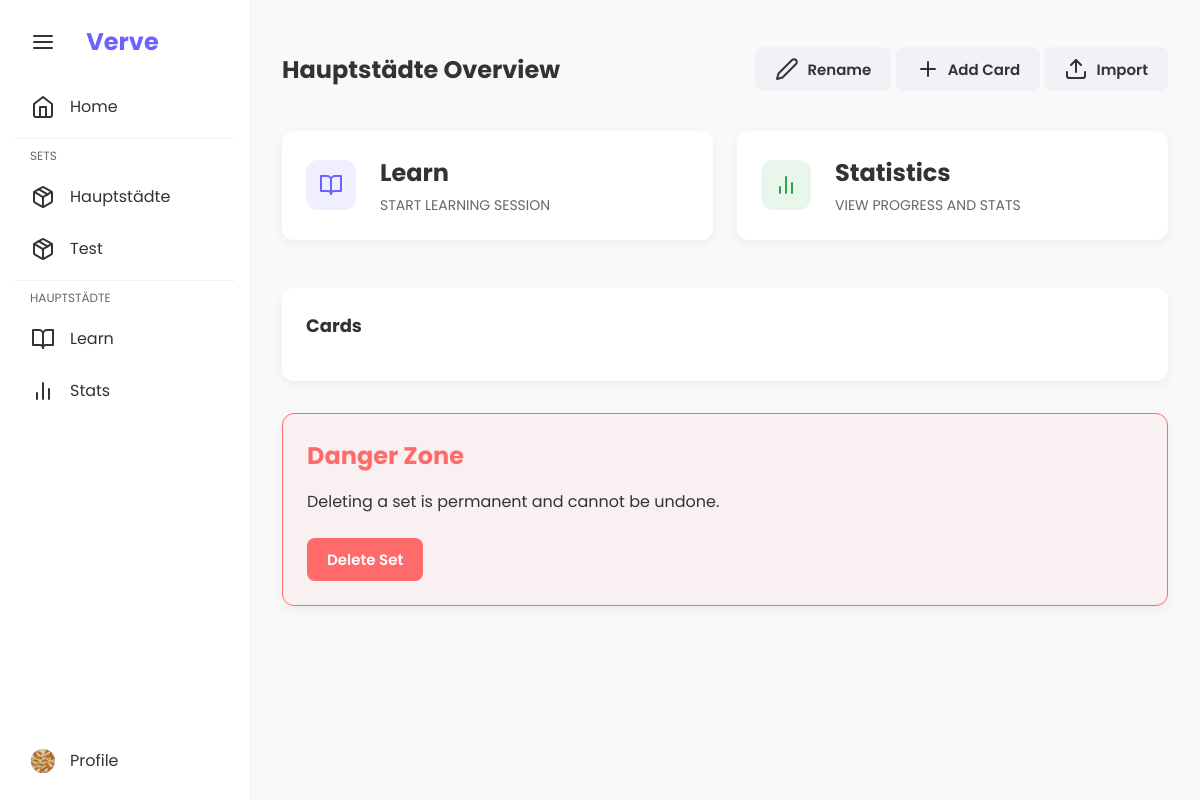
The page /set/25/overview (signed in) on the database its author committed.
### app/models/vocab_set.py (models this page shows, shortened)
class VocabSet(db.Model):
    __tablename__ = 'vocab_sets'
    id = db.Column(db.Integer, primary_key=True)
    name = db.Column(db.String(100), nullable=False)
    user_id = db.Column(db.Integer, db.ForeignKey('users.id'), nullable=True)  # None for shared sets
    is_shared = db.Column(db.Boolean, nullable=False, default=False)
    created_at = db.Column(db.DateTime, nullable=False, default=datetime.now)
    updated_at = db.Column(db.DateTime, nullable=False, default=datetime.now, onupdate=datetime.now)
    cards = db.relationship('Card', backref='vocab_set', lazy=True, cascade='all, delete-orphan')
    def get_due_cards(self) -> List['Card']:
        from app.models.card import Card
        return [card for card in self.cards if card.is_due()]
    def get_statistics(self) -> dict:
        level_counts = {}
        for card in self.cards:
            level = card.level
            level_counts[level] = level_counts.get(level, 0) + 1
        return {
            'total_cards': len(self.cards),
            'level_counts': level_counts,
            'due_cards': len(self.get_due_cards())
        }

### app/models/user.py (models this page shows, shortened)
class User(UserMixin, db.Model):
    __tablename__ = 'users'
    id = db.Column(db.Integer, primary_key=True)
    username = db.Column(db.String(50), unique=True, nullable=False, index=True)
    email = db.Column(db.String(120), unique=True, nullable=False, index=True)
    password_hash = db.Column(db.String(128), nullable=False)
    created_at = db.Column(db.DateTime, nullable=False, default=datetime.now)
    avatar_file = db.Column(db.String(120), nullable=True)
    vocab_sets = db.relationship('VocabSet', backref='user', lazy=True,
                                foreign_keys='VocabSet.user_id')

### app/routes/main.py (the view)
@main_bp.route("/set/<int:set_id>/overview")
@login_required
def set_overview(set_id: int):
    try:
        vocab_set = VocabService.get_vocab_set(set_id, current_user.id)
        sets = VocabService.get_all_set_names(current_user.id)
        sidebar_collapsed = request.cookies.get('sidebar_collapsed', 'false') == 'true'
        return render_template(
            "set_overview.html",
            set_id=set_id,
            set_name=vocab_set.name,
            sets=sets,
            sidebar_collapsed=sidebar_collapsed,
            current_user=current_user,
        )
    except Exception as e:
        import sys
        import traceback
        sys.stderr.write(f"DEBUG: Error in set_overview: {str(e)}\n")
        traceback.print_exc()
        return redirect(url_for('main.index'))

### app/__init__.py (called while the page is built)
def setup_login_manager(app: Flask) -> None:
    from flask_login import LoginManager
    from app.models import User
    login_manager = LoginManager()
    login_manager.init_app(app)
    login_manager.login_view = 'auth.login'
    login_manager.login_message = 'Bitte melden Sie sich an, um auf diese Seite zuzugreifen.'
    @login_manager.user_loader
    def load_user(user_id):
        return User.query.get(int(user_id))

### app/models/card.py (called while the page is built)
    def is_due(self) -> bool:
        return self.next_review <= datetime.now()

### app/services/vocab_service.py (called while the page is built)
    @staticmethod
    def get_all_set_names(user_id: int) -> List[Dict]:
        vocab_sets = VocabSet.query.filter(VocabSet.user_id == user_id).all()
        result = []
        for vs in vocab_sets:
            level_counts = vs.get_statistics()['level_counts']
            max_level = max(level_counts.items(), key=lambda x: x[1])[0] if level_counts else 1
            result.append({
                'id': vs.id,
                'name': vs.name,
                'is_shared': vs.is_shared,
                'card_count': len(vs.cards),
                'due_count': len(vs.get_due_cards()),
                'level_counts': level_counts,
                'max_level': max_level
            })
        return result

    @staticmethod
    def get_vocab_set(set_id: int, user_id: int) -> VocabSet:
        vocab_set = VocabSet.query.get(set_id)
        if not vocab_set:
            raise VocabSetNotFoundError(f"Set ID {set_id}")
        validate_set_ownership(user_id, vocab_set)
        return vocab_set

### app/utils/validators.py (called while the page is built)
def validate_set_ownership(user_id: int, vocab_set) -> None:
    from app.utils.exceptions import UnauthorizedAccessError
    if not vocab_set.is_shared and vocab_set.user_id != user_id:
        raise UnauthorizedAccessError("vocabulary set", vocab_set.id)

### templates/set_overview.html (shortened to what this page needs)
{% extends "layout.html" %}
{% block content %}
<div class="container">
    <div class="set-header"
        style="display: flex; justify-content: space-between; align-items: center; margin-bottom: var(--spacing-lg);">
        <h2>{{ set_name.replace('_', ' ') | title }} Overview</h2>
        <div class="actions">
            <button class="btn btn-secondary" onclick="openRenameModal()">
                <i data-feather="edit-2"></i> Rename
            </button>
            <button class="btn btn-secondary" onclick="openAddCardModal()">
                <i data-feather="plus"></i> Add Card
            </button>
            <button class="btn btn-secondary" onclick="openImportModal()">
                <i data-feather="upload"></i> Import
            </button>
        </div>
    </div>
    <div class="quick-actions-grid">
        <a href="{{ url_for('main.learn_set', set_id=set_id) }}" class="card action-card">
            <div class="stat-icon" style="background-color: rgba(108, 99, 255, 0.1); color: var(--primary-color);">
                <i data-feather="book-open"></i>
            </div>
            <div class="stat-details">
                <h3>Learn</h3>
                <p>Start learning session</p>
            </div>
        </a>
        <a href="{{ url_for('main.stats', set_id=set_id) }}" class="card action-card">
            <div class="stat-icon" style="background-color: rgba(40, 167, 69, 0.1); color: var(--success-color);">
                <i data-feather="bar-chart-2"></i>
            </div>
            <div class="stat-details">
                <h3>Statistics</h3>
                <p>View progress and stats</p>
            </div>
        </a>
    </div>
    <div class="card">
        <h3>Cards</h3>
    </div>
    <div class="card danger-zone">
        <h2>Danger Zone</h2>
        <p>Deleting a set is permanent and cannot be undone.</p>
        <button class="btn btn-danger" onclick="confirmDeleteSet()">Delete Set</button>
    </div>
</div>
{% endblock %}

### templates/layout.html (shortened to what this page needs)
<!DOCTYPE html>
<html lang="en">
<head>
    <link rel="stylesheet" href="{{ url_for('static', filename='css/style.css') }}">
</head>
<body>
    <div class="sidebar {% if sidebar_collapsed %}collapsed{% endif %}">
        <div class="sidebar-header">
            <button class="sidebar-toggle"><i data-feather="menu"></i></button>
            <span class="sidebar-brand">Verve</span>
        </div>
        <ul class="sidebar-nav">
            <li><a href="{{ url_for('main.index') }}"><i data-feather="home"></i><span>Home</span></a></li>
            <li class="sidebar-separator"></li>
            <li class="sidebar-nav-header"><span>Sets</span></li>
            {% for set in sets %}
            <li><a href="{{ url_for('main.set_overview', set_id=set.id) }}"><i data-feather="package"></i><span>{{
                        set.name.replace('_', ' ') | title }}</span></a></li>
            {% endfor %}
            <li class="sidebar-separator"></li>
            {% if set_id %}
            <li class="sidebar-nav-header"><span>{{ set_name.replace('_', ' ') | title }}</span></li>
            <li><a href="{{ url_for('main.learn_set', set_id=set_id) }}"><i
                        data-feather="book-open"></i><span>Learn</span></a></li>
            <li><a href="{{ url_for('main.stats', set_id=set_id) }}"><i
                        data-feather="bar-chart-2"></i><span>Stats</span></a></li>
            {% endif %}
        </ul>
        {% if current_user.is_authenticated %}
        <div class="sidebar-profile-bottom">
            <a href="{{ url_for('auth.profile') }}" class="profile-link-bottom">
                <div class="sidebar-avatar">
                    {% if current_user.avatar_file %}
                    <img src="{{ url_for('static', filename=current_user.avatar_file) }}" alt="Avatar"
                        style="width: 100%; height: 100%; object-fit: cover; border-radius: 50%;">
                    {% else %}
                    {{ current_user.username[0].upper() }}
                    {% endif %}
                </div>
                <span>Profile</span>
            </a>
        </div>
        {% endif %}
    </div>
    <div class="main-content {% if sidebar_collapsed %}collapsed{% endif %}">
        {% block content %}{% endblock %}
    </div>
</body>
</html>

### rows shown on the page
VocabSet: name.replace "Hauptstädte", replace "HAUPTSTÄDTE", replace "Hauptstädte"
VocabSet: name.replace "Test"
User: avatar_file (picture)
